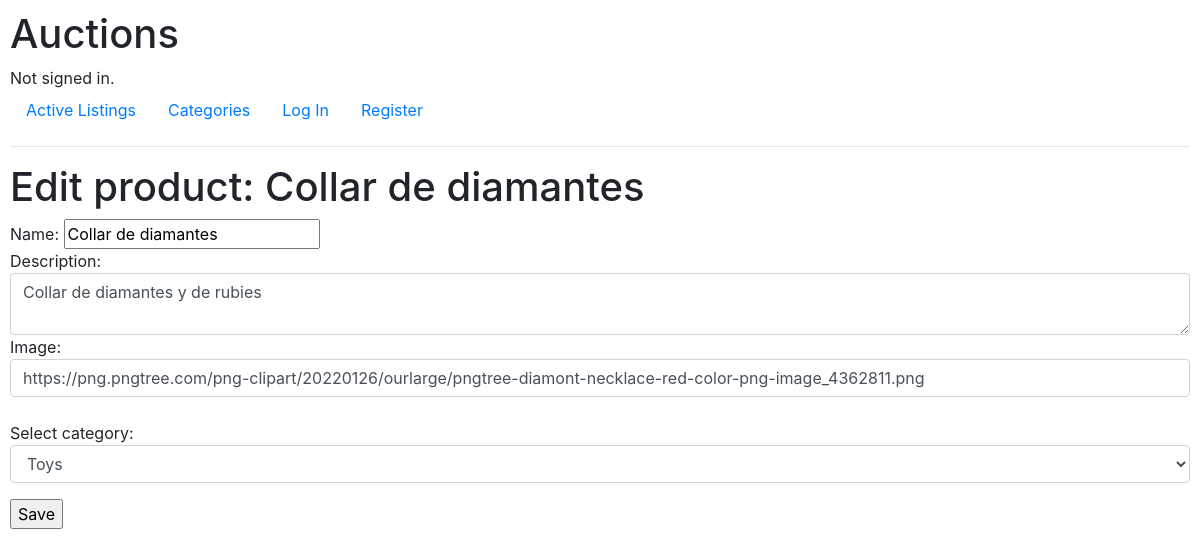
Before: /edit/2 with the older database file.
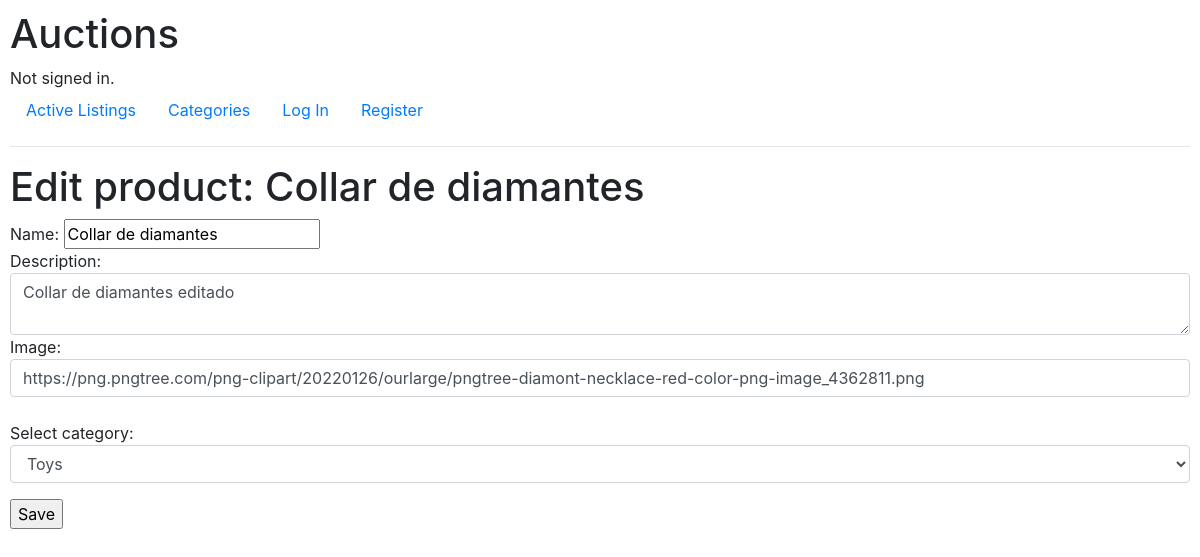
After: the same page with the newer database file.
### auctions/models.py (models this page shows, shortened)
class Listings(models.Model):
    name = models.CharField(max_length=64)
    description = models.CharField(max_length=64)
    image = models.CharField(max_length=64)
    price_start = models.CharField(max_length=64)
    category = models.ForeignKey(Categories, on_delete=models.CASCADE, related_name="category_listings")
    user = models.ForeignKey(User, on_delete=models.CASCADE, related_name="user_listings")
    active = models.BooleanField(default=True)

### auctions/views.py (the view)
# urls.py: path("edit/<int:id>", views.edit, name="edit"),
def edit(request, id):
    return render(request, "auctions/edit.html", {
        "listing": Listings.objects.get(id=id),
        "categories": Categories.objects.all(),
    })

### auctions/templates/auctions/edit.html (shortened to what this page needs)
{% extends 'auctions/layout.html' %}
{% block body %}
    <h1>Edit product: {{listing.name}}</h1>
    <form action="{%url 'edite' listing.id %}" method="post">
        Name: <input type="text" name="name" value="{{listing.name}}"></br>
        Description: <textarea class="form-control" type="text" name="description">{{listing.description}}</textarea>
        Image: <input class="form-control" type="text" name="image" value="{{listing.image}}"></br>
        <div class="form-group">
            Select category: <select class="form-control" name="category">
                {% for category in categories %}
                    <option>{{category.category}}</option>
                {% endfor %}
            </select>
        </div>
        <input type="submit" value="Save">
    </form>
{% endblock  %}

### auctions/templates/auctions/layout.html (shortened to what this page needs)
{% load static %}
<!DOCTYPE html>
<html lang="en">
    <head>
        <link rel="stylesheet" href="https://stackpath.bootstrapcdn.com/bootstrap/4.4.1/css/bootstrap.min.css">
        <link href="{% static 'auctions/styles.css' %}" rel="stylesheet">
    </head>
    <body>
        <h1>Auctions</h1>
        <div>
            {% if user.is_authenticated %}
                Signed in as <strong>{{ user.username }}</strong>.
            {% else %}
                Not signed in.
            {% endif %}
        </div>
        <ul class="nav">
            <li class="nav-item">
                <a class="nav-link" href="{% url 'index' %}">Active Listings</a>
            </li>
            <li class="nav-item">
                <a class="nav-link" href="{% url 'categories' %}">Categories</a>
            </li>
            {% if user.is_authenticated %}
                <li class="nav-item">
                    <a class="nav-link" href="{% url 'logout' %}">Log Out</a>
                </li>
                <li class="nav-item">
                    <a class="nav-link" href="{% url 'creates' %}">Create Listing</a>
                </li>
                <li class="nav-item">
                    <a class="nav-link" href="{% url 'viewWatchlist' %}">Watchlist</a>
                </li>
                <li>
                    <a class="nav-link" href="{% url 'mylistings' %}">My listings</a>
                </li>
            {% else %}
                <li class="nav-item">
                    <a class="nav-link" href="{% url 'login' %}">Log In</a>
                </li>
                <li class="nav-item">
                    <a class="nav-link" href="{% url 'register' %}">Register</a>
                </li>
            {% endif %}
        </ul>
        <hr>
        {% block body %}
        {% endblock %}
    </body>
</html>

### auctions/static/auctions/styles.css (style rules this page uses)
body { padding: 10px; }

Changed rows visible on the page:
changed Listings "Collar de diamantes": description "Collar de diamantes y de rubies" → "Collar de diamantes editado"
